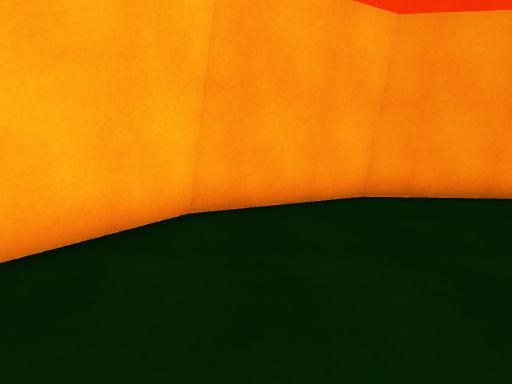
View 1 (above)

13 first-person views from a walk through a Unity game level. The camera is 1.3 m above the floor, tilts 8° down and sees 80° across. The floor is counted in squares, 1 m on a side. Each view is taken from the middle of a square. On the plan, view 1 faces up. The plan holds only what a view shows up to about 14 squares ahead; the rest is blank. The place goes on beyond the plan. Some animated figures are left out.

View 2
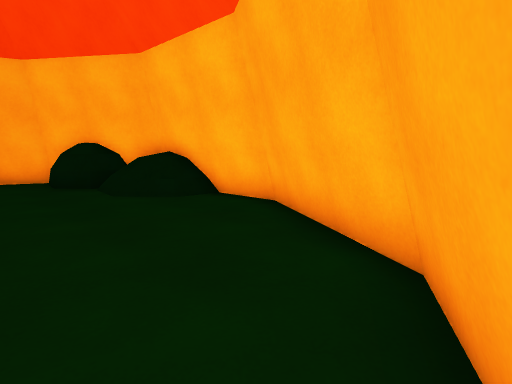

View 3
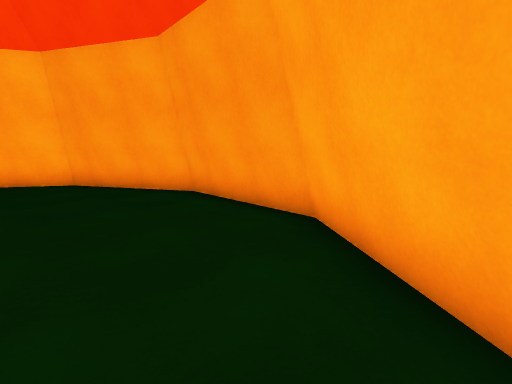

View 4
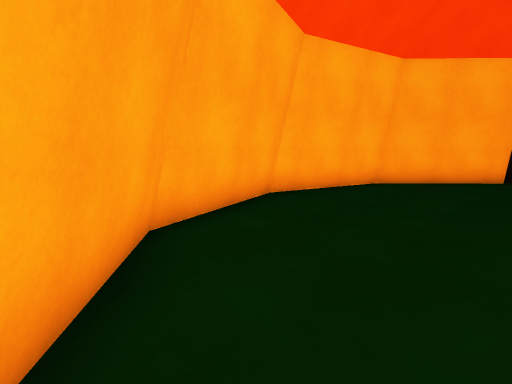

View 5
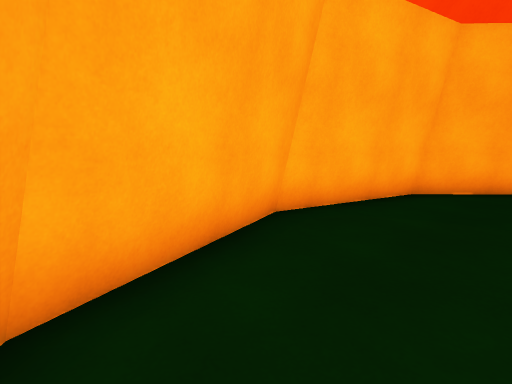

View 6
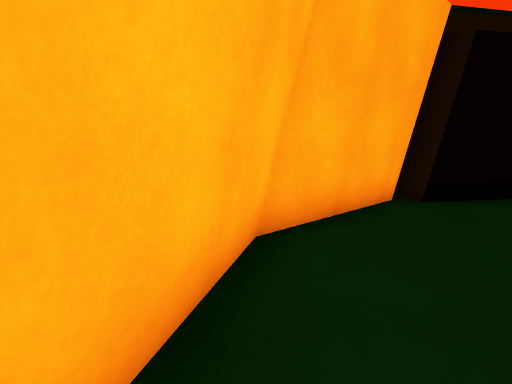

View 7
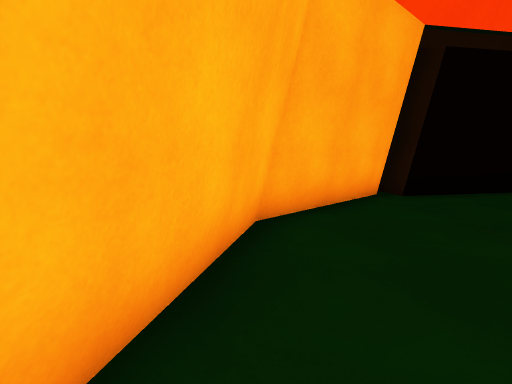

View 8
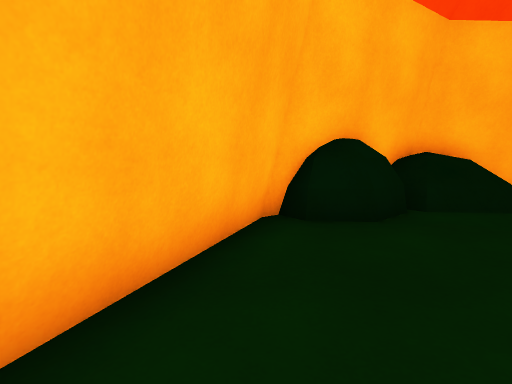

View 9
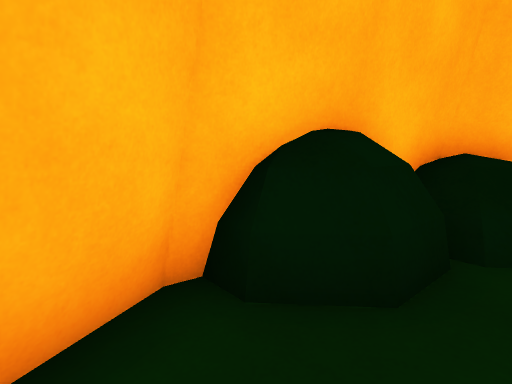

View 10
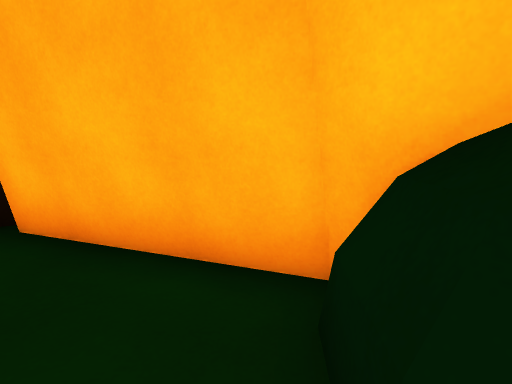

View 11
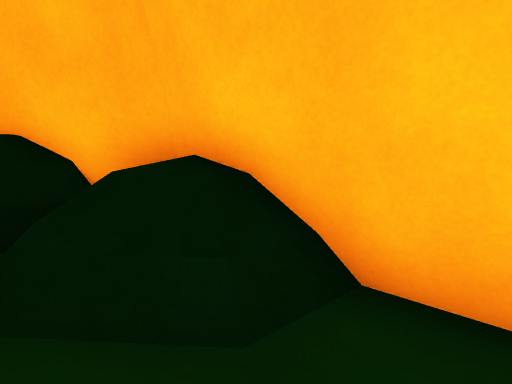

View 12
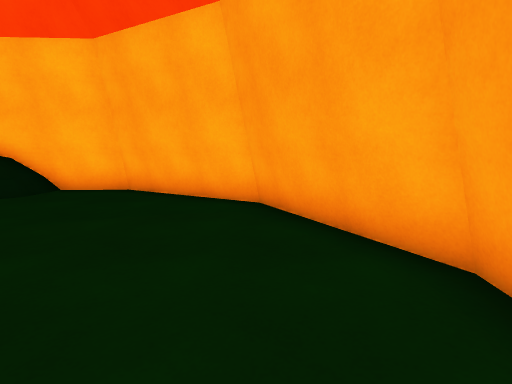

View 13
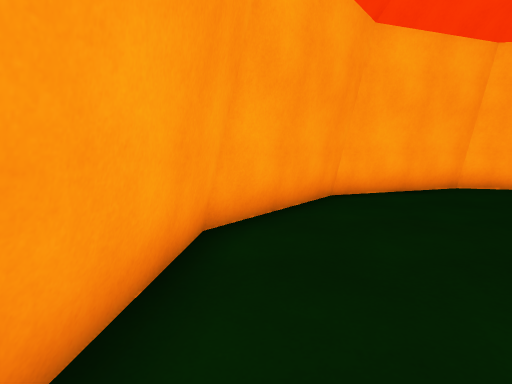

### Floor plan
Points are (right, up) in squares from view 1. A wall is a line through its corners. A room is listed if a view was taken in it or the views show most of it. See-through windows are left out.
Room 1 (views 1, 2, 3, 4, 5, 6, 7, 8, 9, 10, 11, 12, 13)
walls: (-0.7, -4.7) (-0.8, -6.1); (-1.5, -4.2) (-0.7, -5); (12.9, 0.2) (11.3, 4.8); (7.7, 7.6) (2.8, 8.1); (8.2, -7.5) (11.7, -4.3) (12.7, 0.2) (11.2, 4.7) (7.6, 7.5) (3, 7.9) (-1.1, 5.8) (-3.4, 1.7) (-3.2, -2.8) (-0.5, -6.5) (3.7, -8.2); (-2.3, -4) (-1.2, -4.1); (-0.8, -6.6) (3.9, -8.5)
low walls: (-0.5, -4.9) (-0.6, -6.1); (-1.2, -4.1) (-0.7, -4.7); (11.3, 4.8) (7.7, 7.6); (-3.3, -0.5) (-2.3, -0.6) (-1.5, -1.6) (-1.6, -3.4); (3.1, 8.2) (-1.2, 6) (-3.7, 1.8) (-3.5, -1); (8.4, -7.7) (11.8, -4.5) (12.9, 0.2); (-1, -6.3) (-0.6, -6.9)

Where each view was taken, in squares from view 1:
view 1: 0 up, 0 right, facing up
view 2: 7 up, 2 right, facing down-left
view 3: 3 up, 11 right, facing up-left
view 4: 7 up, 7 right, facing down-right
view 5: 5 up, 9 right, facing down-right
view 6: 0 up, 12 right, facing down
view 7: 1 up, 12 right, facing down
view 8: 7 down, 5 right, facing left
view 9: 6 down, 2 right, facing left
view 10: 4 down, 0 right, facing down
view 11: 1 up, 1 left, facing down-left
view 12: 6 up, 6 right, facing left
view 13: 7 up, 3 right, facing right
